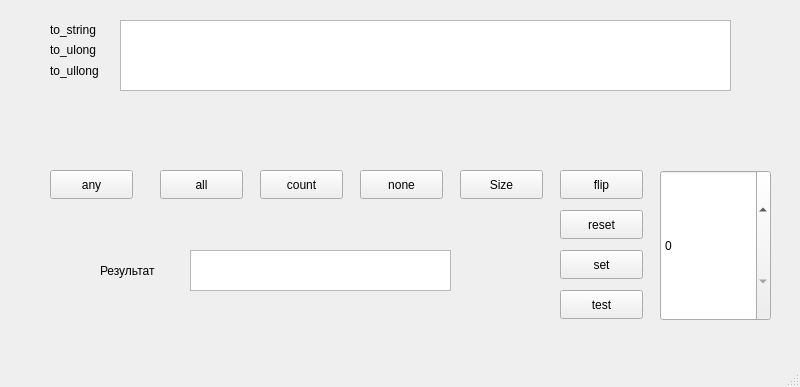
<?xml version="1.0" encoding="UTF-8"?>
<ui version="4.0">
 <class>MainWindow</class>
 <widget class="QMainWindow" name="MainWindow">
  <property name="geometry">
   <rect>
    <x>0</x>
    <y>0</y>
    <width>800</width>
    <height>387</height>
   </rect>
  </property>
  <property name="windowTitle">
   <string>MainWindow</string>
  </property>
  <widget class="QWidget" name="centralwidget">
   <widget class="QListWidget" name="listWidget">
    <property name="geometry">
     <rect>
      <x>120</x>
      <y>20</y>
      <width>611</width>
      <height>71</height>
     </rect>
    </property>
   </widget>
   <widget class="QLabel" name="label_2">
    <property name="geometry">
     <rect>
      <x>50</x>
      <y>20</y>
      <width>63</width>
      <height>20</height>
     </rect>
    </property>
    <property name="text">
     <string>to_string</string>
    </property>
   </widget>
   <widget class="QLabel" name="label_3">
    <property name="geometry">
     <rect>
      <x>50</x>
      <y>60</y>
      <width>61</width>
      <height>21</height>
     </rect>
    </property>
    <property name="text">
     <string>to_ullong</string>
    </property>
   </widget>
   <widget class="QLabel" name="label_4">
    <property name="geometry">
     <rect>
      <x>100</x>
      <y>260</y>
      <width>81</width>
      <height>21</height>
     </rect>
    </property>
    <property name="text">
     <string>Результат</string>
    </property>
   </widget>
   <widget class="QTextEdit" name="textEdit_2">
    <property name="geometry">
     <rect>
      <x>190</x>
      <y>250</y>
      <width>261</width>
      <height>41</height>
     </rect>
    </property>
   </widget>
   <widget class="QPushButton" name="pushButton_3">
    <property name="geometry">
     <rect>
      <x>50</x>
      <y>170</y>
      <width>83</width>
      <height>29</height>
     </rect>
    </property>
    <property name="text">
     <string>any</string>
    </property>
   </widget>
   <widget class="QPushButton" name="pushButton_4">
    <property name="geometry">
     <rect>
      <x>560</x>
      <y>290</y>
      <width>83</width>
      <height>29</height>
     </rect>
    </property>
    <property name="text">
     <string>test</string>
    </property>
   </widget>
   <widget class="QPushButton" name="pushButton_5">
    <property name="geometry">
     <rect>
      <x>560</x>
      <y>250</y>
      <width>83</width>
      <height>29</height>
     </rect>
    </property>
    <property name="text">
     <string>set</string>
    </property>
   </widget>
   <widget class="QPushButton" name="pushButton_6">
    <property name="geometry">
     <rect>
      <x>560</x>
      <y>210</y>
      <width>83</width>
      <height>29</height>
     </rect>
    </property>
    <property name="text">
     <string>reset</string>
    </property>
   </widget>
   <widget class="QPushButton" name="pushButton_7">
    <property name="geometry">
     <rect>
      <x>560</x>
      <y>170</y>
      <width>83</width>
      <height>29</height>
     </rect>
    </property>
    <property name="text">
     <string>flip</string>
    </property>
   </widget>
   <widget class="QPushButton" name="pushButton_8">
    <property name="geometry">
     <rect>
      <x>260</x>
      <y>170</y>
      <width>83</width>
      <height>29</height>
     </rect>
    </property>
    <property name="text">
     <string>count</string>
    </property>
   </widget>
   <widget class="QPushButton" name="pushButton_9">
    <property name="geometry">
     <rect>
      <x>160</x>
      <y>170</y>
      <width>83</width>
      <height>29</height>
     </rect>
    </property>
    <property name="text">
     <string>all</string>
    </property>
   </widget>
   <widget class="QSpinBox" name="spinBox_3">
    <property name="geometry">
     <rect>
      <x>660</x>
      <y>170</y>
      <width>111</width>
      <height>151</height>
     </rect>
    </property>
   </widget>
   <widget class="QPushButton" name="pushButton_10">
    <property name="geometry">
     <rect>
      <x>360</x>
      <y>170</y>
      <width>83</width>
      <height>29</height>
     </rect>
    </property>
    <property name="text">
     <string>none</string>
    </property>
   </widget>
   <widget class="QPushButton" name="pushButton_11">
    <property name="geometry">
     <rect>
      <x>460</x>
      <y>170</y>
      <width>83</width>
      <height>29</height>
     </rect>
    </property>
    <property name="text">
     <string>Size</string>
    </property>
   </widget>
   <widget class="QLabel" name="label">
    <property name="geometry">
     <rect>
      <x>50</x>
      <y>40</y>
      <width>63</width>
      <height>20</height>
     </rect>
    </property>
    <property name="text">
     <string>to_ulong</string>
    </property>
   </widget>
  </widget>
  <widget class="QMenuBar" name="menubar">
   <property name="geometry">
    <rect>
     <x>0</x>
     <y>0</y>
     <width>800</width>
     <height>25</height>
    </rect>
   </property>
  </widget>
  <widget class="QStatusBar" name="statusbar"/>
 </widget>
 <resources/>
 <connections/>
</ui>
